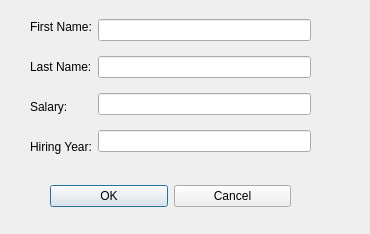
<?xml version="1.0" encoding="UTF-8"?>
<ui version="4.0">
 <class>AddRecordForm</class>
 <widget class="QDialog" name="AddRecordForm">
  <property name="geometry">
   <rect>
    <x>0</x>
    <y>0</y>
    <width>370</width>
    <height>234</height>
   </rect>
  </property>
  <property name="minimumSize">
   <size>
    <width>370</width>
    <height>234</height>
   </size>
  </property>
  <property name="maximumSize">
   <size>
    <width>370</width>
    <height>234</height>
   </size>
  </property>
  <property name="windowTitle">
   <string>Dialog</string>
  </property>
  <widget class="QWidget" name="layoutWidget">
   <property name="geometry">
    <rect>
     <x>50</x>
     <y>180</y>
     <width>241</width>
     <height>33</height>
    </rect>
   </property>
   <layout class="QHBoxLayout" name="horizontalLayout">
    <item>
     <widget class="QPushButton" name="pushButton">
      <property name="text">
       <string>OK</string>
      </property>
     </widget>
    </item>
    <item>
     <widget class="QPushButton" name="pushButton_2">
      <property name="text">
       <string>Cancel</string>
      </property>
     </widget>
    </item>
   </layout>
  </widget>
  <widget class="QWidget" name="layoutWidget">
   <property name="geometry">
    <rect>
     <x>30</x>
     <y>10</y>
     <width>281</width>
     <height>154</height>
    </rect>
   </property>
   <layout class="QHBoxLayout" name="horizontalLayout_2">
    <item>
     <layout class="QVBoxLayout" name="verticalLayout">
      <item>
       <widget class="QLabel" name="label">
        <property name="text">
         <string>First Name:</string>
        </property>
        <property name="buddy">
         <cstring>FirstName_LE</cstring>
        </property>
       </widget>
      </item>
      <item>
       <widget class="QLabel" name="label_2">
        <property name="text">
         <string>Last Name:</string>
        </property>
        <property name="buddy">
         <cstring>LastName_LE</cstring>
        </property>
       </widget>
      </item>
      <item>
       <widget class="QLabel" name="label_3">
        <property name="text">
         <string>Salary:</string>
        </property>
        <property name="buddy">
         <cstring>Salary_LE</cstring>
        </property>
       </widget>
      </item>
      <item>
       <widget class="QLabel" name="label_4">
        <property name="text">
         <string>Hiring Year:</string>
        </property>
        <property name="buddy">
         <cstring>HiringYear_LE</cstring>
        </property>
       </widget>
      </item>
     </layout>
    </item>
    <item>
     <layout class="QVBoxLayout" name="verticalLayout_2">
      <item>
       <widget class="QLineEdit" name="FirstName_LE"/>
      </item>
      <item>
       <widget class="QLineEdit" name="LastName_LE"/>
      </item>
      <item>
       <widget class="QLineEdit" name="Salary_LE"/>
      </item>
      <item>
       <widget class="QLineEdit" name="HiringYear_LE"/>
      </item>
     </layout>
    </item>
   </layout>
  </widget>
 </widget>
 <tabstops>
  <tabstop>FirstName_LE</tabstop>
  <tabstop>LastName_LE</tabstop>
  <tabstop>Salary_LE</tabstop>
  <tabstop>HiringYear_LE</tabstop>
  <tabstop>pushButton</tabstop>
  <tabstop>pushButton_2</tabstop>
 </tabstops>
 <resources/>
 <connections>
  <connection>
   <sender>pushButton_2</sender>
   <signal>clicked()</signal>
   <receiver>AddRecordForm</receiver>
   <slot>close()</slot>
   <hints>
    <hint type="sourcelabel">
     <x>253</x>
     <y>204</y>
    </hint>
    <hint type="destinationlabel">
     <x>308</x>
     <y>250</y>
    </hint>
   </hints>
  </connection>
 </connections>
</ui>
